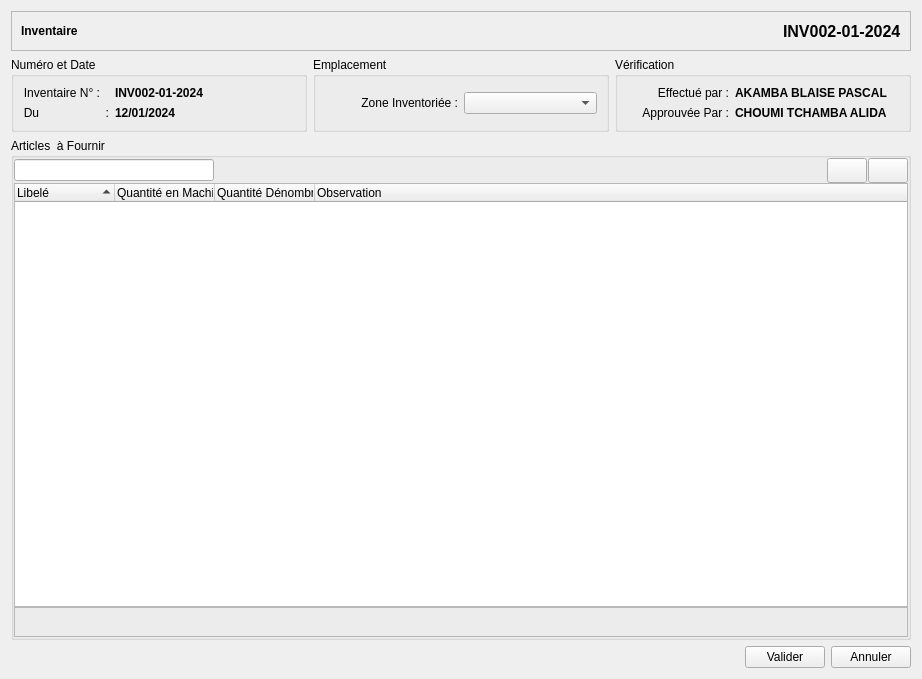
<?xml version="1.0" encoding="UTF-8"?>
<ui version="4.0">
 <class>Form</class>
 <widget class="QWidget" name="Form">
  <property name="geometry">
   <rect>
    <x>0</x>
    <y>0</y>
    <width>922</width>
    <height>679</height>
   </rect>
  </property>
  <property name="windowTitle">
   <string>Form</string>
  </property>
  <layout class="QVBoxLayout" name="verticalLayout_3">
   <item>
    <widget class="QFrame" name="frame_2">
     <property name="enabled">
      <bool>true</bool>
     </property>
     <property name="minimumSize">
      <size>
       <width>0</width>
       <height>40</height>
      </size>
     </property>
     <property name="maximumSize">
      <size>
       <width>16777215</width>
       <height>40</height>
      </size>
     </property>
     <property name="frameShape">
      <enum>QFrame::StyledPanel</enum>
     </property>
     <property name="frameShadow">
      <enum>QFrame::Plain</enum>
     </property>
     <property name="lineWidth">
      <number>0</number>
     </property>
     <layout class="QHBoxLayout" name="horizontalLayout_7">
      <item>
       <widget class="QLabel" name="label_3">
        <property name="sizePolicy">
         <sizepolicy hsizetype="Expanding" vsizetype="Preferred">
          <horstretch>0</horstretch>
          <verstretch>0</verstretch>
         </sizepolicy>
        </property>
        <property name="font">
         <font>
          <bold>true</bold>
         </font>
        </property>
        <property name="lineWidth">
         <number>0</number>
        </property>
        <property name="text">
         <string>Inventaire</string>
        </property>
       </widget>
      </item>
      <item>
       <widget class="QLabel" name="label_4">
        <property name="font">
         <font>
          <pointsize>12</pointsize>
          <bold>true</bold>
         </font>
        </property>
        <property name="text">
         <string>INV002-01-2024</string>
        </property>
       </widget>
      </item>
     </layout>
    </widget>
   </item>
   <item>
    <layout class="QHBoxLayout" name="horizontalLayout_6">
     <item>
      <widget class="QGroupBox" name="groupBox">
       <property name="title">
        <string>Numéro et Date</string>
       </property>
       <layout class="QGridLayout" name="gridLayout_4">
        <item row="0" column="0">
         <layout class="QGridLayout" name="gridLayout_3">
          <item row="1" column="0">
           <widget class="QLabel" name="label">
            <property name="sizePolicy">
             <sizepolicy hsizetype="Fixed" vsizetype="Preferred">
              <horstretch>0</horstretch>
              <verstretch>0</verstretch>
             </sizepolicy>
            </property>
            <property name="text">
             <string>Du                    :</string>
            </property>
            <property name="alignment">
             <set>Qt::AlignRight|Qt::AlignTrailing|Qt::AlignVCenter</set>
            </property>
           </widget>
          </item>
          <item row="1" column="1">
           <widget class="QLabel" name="label_9">
            <property name="sizePolicy">
             <sizepolicy hsizetype="Ignored" vsizetype="Preferred">
              <horstretch>0</horstretch>
              <verstretch>0</verstretch>
             </sizepolicy>
            </property>
            <property name="minimumSize">
             <size>
              <width>70</width>
              <height>0</height>
             </size>
            </property>
            <property name="font">
             <font>
              <bold>true</bold>
             </font>
            </property>
            <property name="text">
             <string>12/01/2024</string>
            </property>
           </widget>
          </item>
          <item row="0" column="0">
           <widget class="QLabel" name="label_5">
            <property name="sizePolicy">
             <sizepolicy hsizetype="Fixed" vsizetype="Preferred">
              <horstretch>0</horstretch>
              <verstretch>0</verstretch>
             </sizepolicy>
            </property>
            <property name="text">
             <string>Inventaire N° :</string>
            </property>
            <property name="alignment">
             <set>Qt::AlignRight|Qt::AlignTrailing|Qt::AlignVCenter</set>
            </property>
           </widget>
          </item>
          <item row="0" column="1">
           <widget class="QLabel" name="label_8">
            <property name="sizePolicy">
             <sizepolicy hsizetype="Ignored" vsizetype="Preferred">
              <horstretch>0</horstretch>
              <verstretch>0</verstretch>
             </sizepolicy>
            </property>
            <property name="minimumSize">
             <size>
              <width>95</width>
              <height>0</height>
             </size>
            </property>
            <property name="font">
             <font>
              <bold>true</bold>
             </font>
            </property>
            <property name="text">
             <string>INV002-01-2024</string>
            </property>
            <property name="alignment">
             <set>Qt::AlignLeading|Qt::AlignLeft|Qt::AlignVCenter</set>
            </property>
           </widget>
          </item>
         </layout>
        </item>
       </layout>
      </widget>
     </item>
     <item>
      <widget class="QGroupBox" name="groupBox_4">
       <property name="title">
        <string>Emplacement</string>
       </property>
       <layout class="QGridLayout" name="gridLayout_6">
        <item row="0" column="0">
         <layout class="QGridLayout" name="gridLayout_5">
          <item row="0" column="0">
           <widget class="QLabel" name="label_17">
            <property name="text">
             <string>Zone Inventoriée :</string>
            </property>
            <property name="alignment">
             <set>Qt::AlignRight|Qt::AlignTrailing|Qt::AlignVCenter</set>
            </property>
           </widget>
          </item>
          <item row="0" column="1">
           <widget class="QComboBox" name="comboBox_4"/>
          </item>
         </layout>
        </item>
       </layout>
      </widget>
     </item>
     <item>
      <widget class="QGroupBox" name="groupBox_2">
       <property name="title">
        <string>Vérification</string>
       </property>
       <layout class="QGridLayout" name="gridLayout_2">
        <item row="0" column="0">
         <layout class="QHBoxLayout" name="horizontalLayout_4">
          <property name="sizeConstraint">
           <enum>QLayout::SetFixedSize</enum>
          </property>
          <item>
           <widget class="QLabel" name="label_2">
            <property name="maximumSize">
             <size>
              <width>90</width>
              <height>16777215</height>
             </size>
            </property>
            <property name="text">
             <string>Effectué par :</string>
            </property>
            <property name="alignment">
             <set>Qt::AlignRight|Qt::AlignTrailing|Qt::AlignVCenter</set>
            </property>
           </widget>
          </item>
          <item>
           <widget class="QLabel" name="label_10">
            <property name="sizePolicy">
             <sizepolicy hsizetype="Fixed" vsizetype="Preferred">
              <horstretch>0</horstretch>
              <verstretch>0</verstretch>
             </sizepolicy>
            </property>
            <property name="font">
             <font>
              <bold>true</bold>
             </font>
            </property>
            <property name="text">
             <string>AKAMBA BLAISE PASCAL</string>
            </property>
           </widget>
          </item>
         </layout>
        </item>
        <item row="1" column="0">
         <layout class="QHBoxLayout" name="horizontalLayout_5">
          <property name="sizeConstraint">
           <enum>QLayout::SetFixedSize</enum>
          </property>
          <item>
           <widget class="QLabel" name="label_7">
            <property name="maximumSize">
             <size>
              <width>90</width>
              <height>16777215</height>
             </size>
            </property>
            <property name="text">
             <string>Approuvée Par :</string>
            </property>
            <property name="alignment">
             <set>Qt::AlignRight|Qt::AlignTrailing|Qt::AlignVCenter</set>
            </property>
           </widget>
          </item>
          <item>
           <widget class="QLabel" name="label_11">
            <property name="sizePolicy">
             <sizepolicy hsizetype="Fixed" vsizetype="Preferred">
              <horstretch>0</horstretch>
              <verstretch>0</verstretch>
             </sizepolicy>
            </property>
            <property name="font">
             <font>
              <bold>true</bold>
             </font>
            </property>
            <property name="text">
             <string>CHOUMI TCHAMBA ALIDA</string>
            </property>
           </widget>
          </item>
         </layout>
        </item>
       </layout>
      </widget>
     </item>
    </layout>
   </item>
   <item>
    <widget class="QGroupBox" name="groupBox_3">
     <property name="title">
      <string>Articles  à Fournir</string>
     </property>
     <layout class="QGridLayout" name="gridLayout">
      <property name="leftMargin">
       <number>0</number>
      </property>
      <property name="topMargin">
       <number>0</number>
      </property>
      <property name="rightMargin">
       <number>0</number>
      </property>
      <property name="bottomMargin">
       <number>0</number>
      </property>
      <property name="spacing">
       <number>0</number>
      </property>
      <item row="0" column="0">
       <layout class="QVBoxLayout" name="verticalLayout_2">
        <property name="spacing">
         <number>0</number>
        </property>
        <item>
         <layout class="QHBoxLayout" name="horizontalLayout">
          <property name="spacing">
           <number>1</number>
          </property>
          <item>
           <widget class="QLineEdit" name="lineEdit">
            <property name="sizePolicy">
             <sizepolicy hsizetype="Expanding" vsizetype="Fixed">
              <horstretch>0</horstretch>
              <verstretch>0</verstretch>
             </sizepolicy>
            </property>
            <property name="maximumSize">
             <size>
              <width>200</width>
              <height>16777215</height>
             </size>
            </property>
            <property name="toolTip">
             <string extracomment="Enter Barcode to Scan"/>
            </property>
           </widget>
          </item>
          <item>
           <spacer name="horizontalSpacer">
            <property name="orientation">
             <enum>Qt::Horizontal</enum>
            </property>
            <property name="sizeHint" stdset="0">
             <size>
              <width>28</width>
              <height>25</height>
             </size>
            </property>
           </spacer>
          </item>
          <item>
           <widget class="QPushButton" name="pushButton_2">
            <property name="minimumSize">
             <size>
              <width>0</width>
              <height>25</height>
             </size>
            </property>
            <property name="icon">
             <iconset resource="../../views.qrc">
              <normaloff>:/icons/icons/list-remove.png</normaloff>:/icons/icons/list-remove.png</iconset>
            </property>
           </widget>
          </item>
          <item>
           <widget class="QPushButton" name="pushButton">
            <property name="minimumSize">
             <size>
              <width>0</width>
              <height>25</height>
             </size>
            </property>
            <property name="icon">
             <iconset resource="../../views.qrc">
              <normaloff>:/icons/icons/list-add.png</normaloff>:/icons/icons/list-add.png</iconset>
            </property>
           </widget>
          </item>
         </layout>
        </item>
        <item>
         <widget class="QWidget" name="widget" native="true">
          <layout class="QVBoxLayout" name="verticalLayout">
           <property name="spacing">
            <number>0</number>
           </property>
           <property name="leftMargin">
            <number>0</number>
           </property>
           <property name="topMargin">
            <number>0</number>
           </property>
           <property name="rightMargin">
            <number>0</number>
           </property>
           <property name="bottomMargin">
            <number>0</number>
           </property>
           <item>
            <widget class="QTreeWidget" name="treeWidget">
             <property name="alternatingRowColors">
              <bool>true</bool>
             </property>
             <property name="uniformRowHeights">
              <bool>true</bool>
             </property>
             <property name="sortingEnabled">
              <bool>true</bool>
             </property>
             <attribute name="headerHighlightSections">
              <bool>true</bool>
             </attribute>
             <column>
              <property name="text">
               <string>Libelé</string>
              </property>
             </column>
             <column>
              <property name="text">
               <string>Quantité en Machine</string>
              </property>
             </column>
             <column>
              <property name="text">
               <string>Quantité Dénombrée</string>
              </property>
             </column>
             <column>
              <property name="text">
               <string>Observation</string>
              </property>
             </column>
            </widget>
           </item>
           <item>
            <widget class="QFrame" name="frame_3">
             <property name="minimumSize">
              <size>
               <width>0</width>
               <height>30</height>
              </size>
             </property>
             <property name="frameShape">
              <enum>QFrame::StyledPanel</enum>
             </property>
             <property name="frameShadow">
              <enum>QFrame::Raised</enum>
             </property>
            </widget>
           </item>
          </layout>
         </widget>
        </item>
       </layout>
      </item>
     </layout>
    </widget>
   </item>
   <item>
    <layout class="QHBoxLayout" name="horizontalLayout_2">
     <item>
      <spacer name="horizontalSpacer_2">
       <property name="orientation">
        <enum>Qt::Horizontal</enum>
       </property>
       <property name="sizeHint" stdset="0">
        <size>
         <width>40</width>
         <height>20</height>
        </size>
       </property>
      </spacer>
     </item>
     <item>
      <widget class="QPushButton" name="pushButton_3">
       <property name="text">
        <string>Valider</string>
       </property>
      </widget>
     </item>
     <item>
      <widget class="QPushButton" name="pushButton_4">
       <property name="text">
        <string>Annuler</string>
       </property>
      </widget>
     </item>
    </layout>
   </item>
  </layout>
 </widget>
 <resources>
  <include location="../../views.qrc"/>
 </resources>
 <connections/>
</ui>
